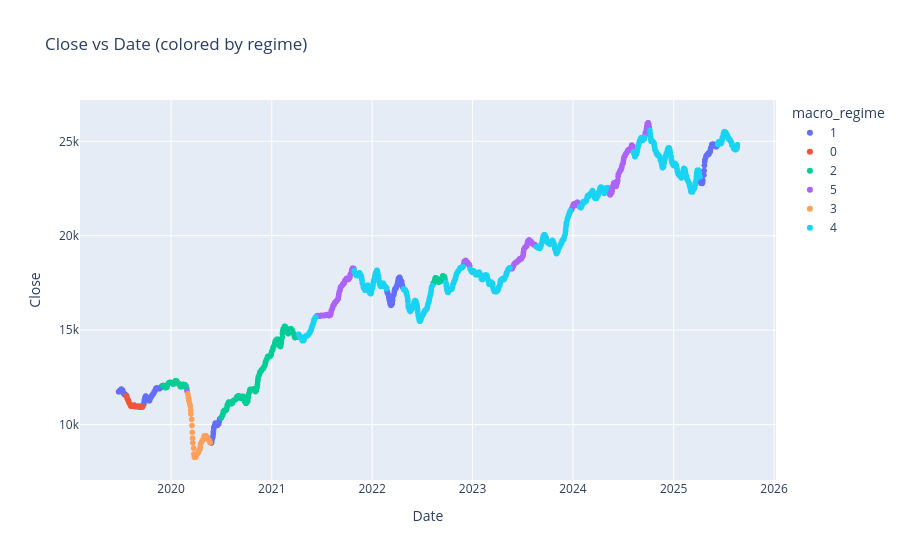
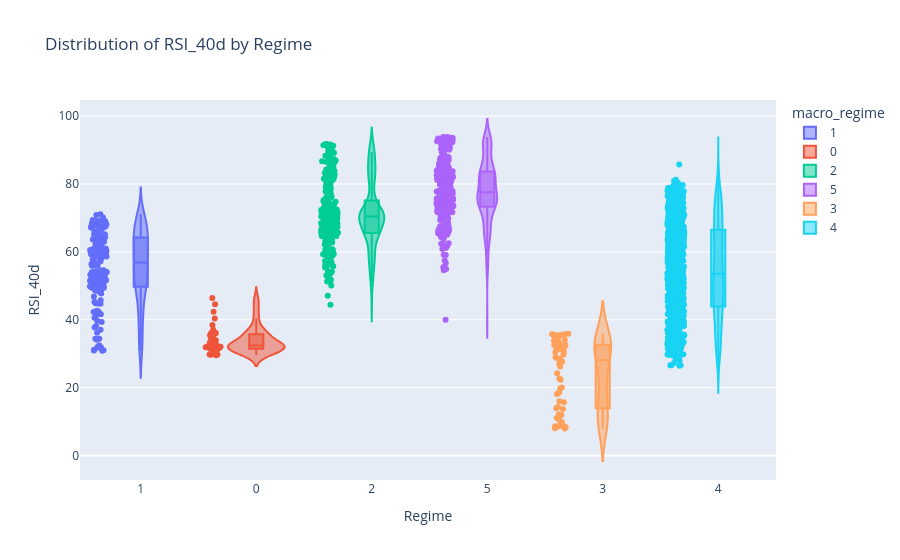
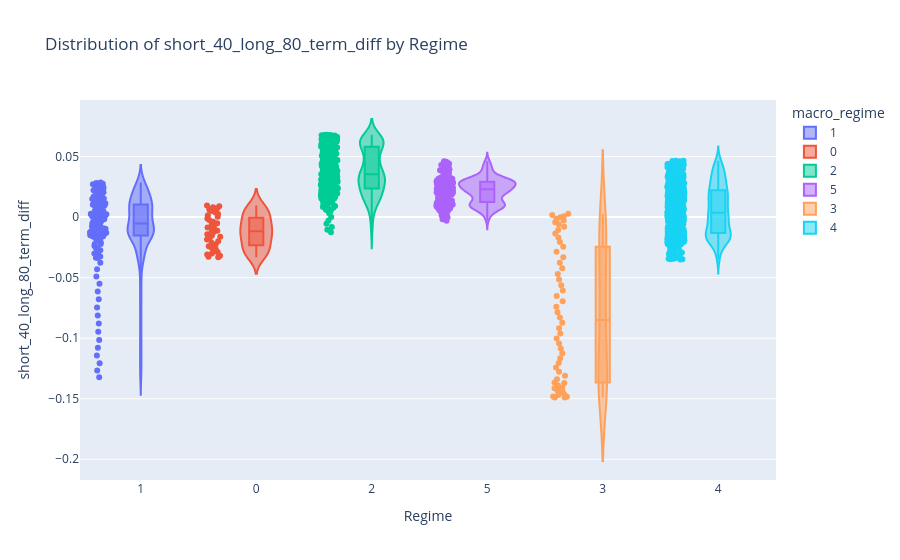
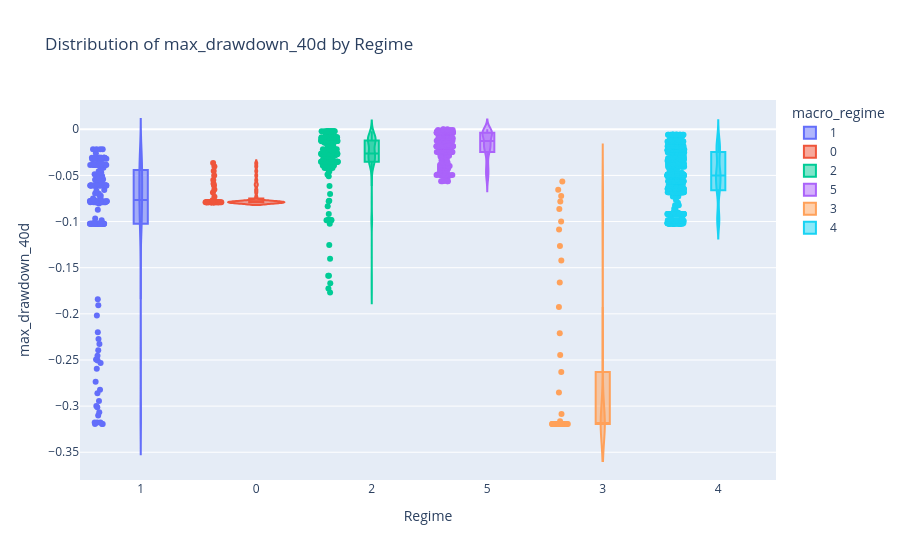

These figures' notebook cell, in order:
### Code cell
import plotly.express as px
import pandas as pd

def plot_graph_plotly(df):
    print(df["macro_regime"].value_counts())
    
    df = df.copy()
    df["macro_regime"] = df["macro_regime"].astype(str)  # ensure categorical

    for col in df.columns:
        if col == "macro_regime":
            continue

        if col.lower() == "close":
            # Scatter plot vs Date
            fig = px.scatter(
                df,
                x=df.index,
                y=col,
                color="macro_regime",
                labels={"x": "Date", "y": col, "color": "macro_regime"},
                title=f"{col} vs Date (colored by regime)",
                hover_data=[col]
            )
            fig.update_traces(marker=dict(size=6), selector=dict(mode='markers'))
            fig.update_layout(legend_title_text='macro_regime')
            fig.show()
        else:
            # Violin plot by regime
            fig = px.violin(
                df,
                x="macro_regime",
                y=col,
                color="macro_regime",
                box=True,  # show box inside violin
                points="all",  # show all points
                hover_data=[col],
                title=f"Distribution of {col} by Regime"
            )
            fig.update_layout(yaxis_title=col, xaxis_title="Regime")
            fig.show()

# Usage
plot_graph_plotly(mfe.final_df)

### Figure 1 — Plotly figure (JSON) as saved in the notebook; plotly's stock layout.template omitted (floating-point values rounded to 4 significant figures; data arrays with more than 128 entries replaced by an {"elided": "..."} marker saying what was removed)
{"data": [{"hovertemplate": "macro_regime=1<br>Date=%{x}<br>Close=%{y}<extra></extra>", "legendgroup": "1", "marker": {"color": "#636efa", "size": 6, "symbol": "circle"}, "mode": "markers", "name": "1", "showlegend": true, "type": "scattergl", "x": {"elided": "171 str values"}, "xaxis": "x", "y": {"elided": "171 float values"}, "yaxis": "y"}, {"hovertemplate": "macro_regime=0<br>Date=%{x}<br>Close=%{y}<extra></extra>", "legendgroup": "0", "marker": {"color": "#EF553B", "size": 6, "symbol": "circle"}, "mode": "markers", "name": "0", "showlegend": true, "type": "scattergl", "x": ["2019-07-23T00:00:00.000000", "2019-07-24T00:00:00.000000", "2019-07-25T00:00:00.000000", "2019-07-26T00:00:00.000000", "2019-07-29T00:00:00.000000", "2019-07-30T00:00:00.000000", "2019-07-31T00:00:00.000000", "2019-08-01T00:00:00.000000", "2019-08-02T00:00:00.000000", "2019-08-05T00:00:00.000000", "2019-08-06T00:00:00.000000", "2019-08-07T00:00:00.000000", "2019-08-08T00:00:00.000000", "2019-08-09T00:00:00.000000", "2019-08-13T00:00:00.000000", "2019-08-14T00:00:00.000000", "2019-08-16T00:00:00.000000", "2019-08-19T00:00:00.000000", "2019-08-20T00:00:00.000000", "2019-08-21T00:00:00.000000", "2019-08-22T00:00:00.000000", "2019-08-23T00:00:00.000000", "2019-08-26T00:00:00.000000", "2019-08-27T00:00:00.000000", "2019-08-28T00:00:00.000000", "2019-08-29T00:00:00.000000", "2019-08-30T00:00:00.000000", "2019-09-03T00:00:00.000000", "2019-09-04T00:00:00.000000", "2019-09-05T00:00:00.000000", "2019-09-06T00:00:00.000000", "2019-09-09T00:00:00.000000", "2019-09-11T00:00:00.000000", "2019-09-12T00:00:00.000000", "2019-09-13T00:00:00.000000", "2019-09-16T00:00:00.000000", "2019-09-17T00:00:00.000000", "2019-09-18T00:00:00.000000", "2019-09-19T00:00:00.000000", "2019-09-20T00:00:00.000000"], "xaxis": "x", "y": [11520.0, 11470.0, 11410.0, 11360.0, 11300.0, 11250.0, 11220.0, 11170.0, 11130.0, 11070.0, 11030.0, 10980.0, 10970.0, 10970.0, 10960.0, 10970.0, 10990.0, 11010.0, 11030.0, 11010.0, 10960.0, 10950.0, 10950.0, 10960.0, 10960.0, 10950.0, 10960.0, 10970.0, 10970.0, 10940.0, 10920.0, 10920.0, 10930.0, 10920.0, 10960.0, 10990.0, 10980.0, 10970.0, 10920.0, 10960.0], "yaxis": "y"}, {"hovertemplate": "macro_regime=2<br>Date=%{x}<br>Close=%{y}<extra></extra>", "legendgroup": "2", "marker": {"color": "#00cc96", "size": 6, "symbol": "circle"}, "mode": "markers", "name": "2", "showlegend": true, "type": "scattergl", "x": {"elided": "286 str values"}, "xaxis": "x", "y": {"elided": "286 float values"}, "yaxis": "y"}, {"hovertemplate": "macro_regime=5<br>Date=%{x}<br>Close=%{y}<extra></extra>", "legendgroup": "5", "marker": {"color": "#ab63fa", "size": 6, "symbol": "circle"}, "mode": "markers", "name": "5", "showlegend": true, "type": "scattergl", "x": {"elided": "277 str values"}, "xaxis": "x", "y": {"elided": "277 float values"}, "yaxis": "y"}, {"hovertemplate": "macro_regime=3<br>Date=%{x}<br>Close=%{y}<extra></extra>", "legendgroup": "3", "marker": {"color": "#FFA15A", "size": 6, "symbol": "circle"}, "mode": "markers", "name": "3", "showlegend": true, "type": "scattergl", "x": ["2020-03-02T00:00:00.000000", "2020-03-03T00:00:00.000000", "2020-03-04T00:00:00.000000", "2020-03-05T00:00:00.000000", "2020-03-06T00:00:00.000000", "2020-03-09T00:00:00.000000", "2020-03-11T00:00:00.000000", "2020-03-12T00:00:00.000000", "2020-03-13T00:00:00.000000", "2020-03-16T00:00:00.000000", "2020-03-17T00:00:00.000000", "2020-03-18T00:00:00.000000", "2020-03-19T00:00:00.000000", "2020-03-20T00:00:00.000000", "2020-03-23T00:00:00.000000", "2020-03-24T00:00:00.000000", "2020-03-25T00:00:00.000000", "2020-03-26T00:00:00.000000", "2020-03-27T00:00:00.000000", "2020-03-30T00:00:00.000000", "2020-03-31T00:00:00.000000", "2020-04-01T00:00:00.000000", "2020-04-03T00:00:00.000000", "2020-04-07T00:00:00.000000", "2020-04-08T00:00:00.000000", "2020-04-09T00:00:00.000000", "2020-04-13T00:00:00.000000", "2020-04-15T00:00:00.000000", "2020-04-16T00:00:00.000000", "2020-04-17T00:00:00.000000", "2020-04-20T00:00:00.000000", "2020-04-21T00:00:00.000000", "2020-04-22T00:00:00.000000", "2020-04-23T00:00:00.000000", "2020-04-24T00:00:00.000000", "2020-04-27T00:00:00.000000", "2020-04-28T00:00:00.000000", "2020-04-29T00:00:00.000000", "2020-04-30T00:00:00.000000", "2020-05-04T00:00:00.000000", "2020-05-05T00:00:00.000000", "2020-05-06T00:00:00.000000", "2020-05-07T00:00:00.000000", "2020-05-08T00:00:00.000000", "2020-05-11T00:00:00.000000", "2020-05-12T00:00:00.000000", "2020-05-13T00:00:00.000000", "2020-05-14T00:00:00.000000", "2020-05-15T00:00:00.000000", "2020-05-18T00:00:00.000000", "2020-05-19T00:00:00.000000", "2020-05-20T00:00:00.000000", "2020-05-21T00:00:00.000000", "2020-05-22T00:00:00.000000"], "xaxis": "x", "y": [11620.0, 11510.0, 11430.0, 11350.0, 11250.0, 11090.0, 10980.0, 10760.0, 10570.0, 10270.0, 9944.0, 9584.0, 9271.0, 9027.0, 8744.0, 8436.0, 8311.0, 8264.0, 8291.0, 8294.0, 8273.0, 8365.0, 8405.0, 8473.0, 8488.0, 8553.0, 8655.0, 8701.0, 8807.0, 8976.0, 9043.0, 9076.0, 9087.0, 9133.0, 9165.0, 9207.0, 9223.0, 9265.0, 9390.0, 9405.0, 9390.0, 9407.0, 9395.0, 9376.0, 9331.0, 9237.0, 9249.0, 9240.0, 9221.0, 9168.0, 9114.0, 9090.0, 9077.0, 9028.0], "yaxis": "y"}, {"hovertemplate": "macro_regime=4<br>Date=%{x}<br>Close=%{y}<extra></extra>", "legendgroup": "4", "marker": {"color": "#19d3f3", "size": 6, "symbol": "circle"}, "mode": "markers", "name": "4", "showlegend": true, "type": "scattergl", "x": {"elided": "693 str values"}, "xaxis": "x", "y": {"elided": "693 float values"}, "yaxis": "y"}], "layout": {"legend": {"title": {"text": "macro_regime"}, "tracegroupgap": 0}, "title": {"text": "Close vs Date (colored by regime)"}, "xaxis": {"anchor": "y", "domain": [0, 1], "title": {"text": "Date"}}, "yaxis": {"anchor": "x", "domain": [0, 1], "title": {"text": "Close"}}}}

### Figure 2 — Plotly figure (JSON) as saved in the notebook; plotly's stock layout.template omitted (floating-point values rounded to 4 significant figures; data arrays with more than 128 entries replaced by an {"elided": "..."} marker saying what was removed)
{"data": [{"alignmentgroup": "True", "box": {"visible": true}, "hovertemplate": "macro_regime=%{x}<br>RSI_40d=%{y}<extra></extra>", "legendgroup": "1", "marker": {"color": "#636efa"}, "name": "1", "offsetgroup": "1", "orientation": "v", "points": "all", "scalegroup": "True", "showlegend": true, "type": "violin", "x": {"elided": "171 str values"}, "x0": " ", "xaxis": "x", "y": {"elided": "171 float values"}, "y0": " ", "yaxis": "y"}, {"alignmentgroup": "True", "box": {"visible": true}, "hovertemplate": "macro_regime=%{x}<br>RSI_40d=%{y}<extra></extra>", "legendgroup": "0", "marker": {"color": "#EF553B"}, "name": "0", "offsetgroup": "0", "orientation": "v", "points": "all", "scalegroup": "True", "showlegend": true, "type": "violin", "x": ["0", "0", "0", "0", "0", "0", "0", "0", "0", "0", "0", "0", "0", "0", "0", "0", "0", "0", "0", "0", "0", "0", "0", "0", "0", "0", "0", "0", "0", "0", "0", "0", "0", "0", "0", "0", "0", "0", "0", "0"], "x0": " ", "xaxis": "x", "y": [46.42, 44.6, 42.4, 40.39, 38.5, 37.04, 36.08, 34.67, 33.61, 32.18, 31.02, 29.91, 29.74, 29.71, 29.53, 29.79, 31.31, 32.16, 33.46, 33.01, 31.58, 31.21, 31.45, 31.94, 31.91, 31.63, 32.56, 33.07, 33.21, 32.26, 31.56, 31.37, 32.22, 32.03, 34.7, 36.18, 36.02, 35.46, 33.94, 36.18], "y0": " ", "yaxis": "y"}, {"alignmentgroup": "True", "box": {"visible": true}, "hovertemplate": "macro_regime=%{x}<br>RSI_40d=%{y}<extra></extra>", "legendgroup": "2", "marker": {"color": "#00cc96"}, "name": "2", "offsetgroup": "2", "orientation": "v", "points": "all", "scalegroup": "True", "showlegend": true, "type": "violin", "x": {"elided": "286 str values"}, "x0": " ", "xaxis": "x", "y": {"elided": "286 float values"}, "y0": " ", "yaxis": "y"}, {"alignmentgroup": "True", "box": {"visible": true}, "hovertemplate": "macro_regime=%{x}<br>RSI_40d=%{y}<extra></extra>", "legendgroup": "5", "marker": {"color": "#ab63fa"}, "name": "5", "offsetgroup": "5", "orientation": "v", "points": "all", "scalegroup": "True", "showlegend": true, "type": "violin", "x": {"elided": "277 str values"}, "x0": " ", "xaxis": "x", "y": {"elided": "277 float values"}, "y0": " ", "yaxis": "y"}, {"alignmentgroup": "True", "box": {"visible": true}, "hovertemplate": "macro_regime=%{x}<br>RSI_40d=%{y}<extra></extra>", "legendgroup": "3", "marker": {"color": "#FFA15A"}, "name": "3", "offsetgroup": "3", "orientation": "v", "points": "all", "scalegroup": "True", "showlegend": true, "type": "violin", "x": ["3", "3", "3", "3", "3", "3", "3", "3", "3", "3", "3", "3", "3", "3", "3", "3", "3", "3", "3", "3", "3", "3", "3", "3", "3", "3", "3", "3", "3", "3", "3", "3", "3", "3", "3", "3", "3", "3", "3", "3", "3", "3", "3", "3", "3", "3", "3", "3", "3", "3", "3", "3", "3", "3"], "x0": " ", "xaxis": "x", "y": [35.51, 32.55, 30.61, 28.99, 27.07, 24.25, 22.72, 20.03, 18.11, 15.75, 13.7, 11.95, 10.73, 9.92, 9.103, 8.337, 8.053, 7.95, 8.653, 8.719, 8.666, 11.11, 12.17, 13.94, 14.34, 16.02, 18.61, 19.77, 22.34, 26.23, 27.7, 28.43, 28.67, 29.68, 30.41, 31.34, 31.7, 32.64, 35.39, 35.72, 35.53, 35.9, 35.75, 35.52, 34.94, 33.75, 34.06, 33.94, 33.7, 33.0, 32.33, 32.01, 31.85, 31.22], "y0": " ", "yaxis": "y"}, {"alignmentgroup": "True", "box": {"visible": true}, "hovertemplate": "macro_regime=%{x}<br>RSI_40d=%{y}<extra></extra>", "legendgroup": "4", "marker": {"color": "#19d3f3"}, "name": "4", "offsetgroup": "4", "orientation": "v", "points": "all", "scalegroup": "True", "showlegend": true, "type": "violin", "x": {"elided": "693 str values"}, "x0": " ", "xaxis": "x", "y": {"elided": "693 float values"}, "y0": " ", "yaxis": "y"}], "layout": {"legend": {"title": {"text": "macro_regime"}, "tracegroupgap": 0}, "title": {"text": "Distribution of RSI_40d by Regime"}, "violinmode": "overlay", "xaxis": {"anchor": "y", "categoryarray": ["1", "0", "2", "5", "3", "4"], "categoryorder": "array", "domain": [0, 1], "title": {"text": "Regime"}}, "yaxis": {"anchor": "x", "domain": [0, 1], "title": {"text": "RSI_40d"}}}}

### Figure 3 — Plotly figure (JSON) as saved in the notebook; plotly's stock layout.template omitted (floating-point values rounded to 4 significant figures; data arrays with more than 128 entries replaced by an {"elided": "..."} marker saying what was removed)
{"data": [{"alignmentgroup": "True", "box": {"visible": true}, "hovertemplate": "macro_regime=%{x}<br>short_40_long_80_term_diff=%{y}<extra></extra>", "legendgroup": "1", "marker": {"color": "#636efa"}, "name": "1", "offsetgroup": "1", "orientation": "v", "points": "all", "scalegroup": "True", "showlegend": true, "type": "violin", "x": {"elided": "171 str values"}, "x0": " ", "xaxis": "x", "y": {"elided": "171 float values"}, "y0": " ", "yaxis": "y"}, {"alignmentgroup": "True", "box": {"visible": true}, "hovertemplate": "macro_regime=%{x}<br>short_40_long_80_term_diff=%{y}<extra></extra>", "legendgroup": "0", "marker": {"color": "#EF553B"}, "name": "0", "offsetgroup": "0", "orientation": "v", "points": "all", "scalegroup": "True", "showlegend": true, "type": "violin", "x": ["0", "0", "0", "0", "0", "0", "0", "0", "0", "0", "0", "0", "0", "0", "0", "0", "0", "0", "0", "0", "0", "0", "0", "0", "0", "0", "0", "0", "0", "0", "0", "0", "0", "0", "0", "0", "0", "0", "0", "0"], "x0": " ", "xaxis": "x", "y": [0.009648, 0.008934, 0.008151, 0.007251, 0.006253, 0.005101, 0.003887, 0.002679, 0.001473, 0.0002098, -0.001099, -0.00247, -0.003818, -0.005109, -0.006345, -0.007505, -0.008544, -0.009539, -0.01046, -0.01131, -0.01221, -0.01317, -0.01419, -0.01523, -0.01627, -0.01738, -0.01858, -0.01987, -0.02121, -0.02258, -0.02399, -0.02537, -0.02671, -0.02797, -0.02907, -0.03001, -0.03094, -0.0318, -0.03263, -0.03323], "y0": " ", "yaxis": "y"}, {"alignmentgroup": "True", "box": {"visible": true}, "hovertemplate": "macro_regime=%{x}<br>short_40_long_80_term_diff=%{y}<extra></extra>", "legendgroup": "2", "marker": {"color": "#00cc96"}, "name": "2", "offsetgroup": "2", "orientation": "v", "points": "all", "scalegroup": "True", "showlegend": true, "type": "violin", "x": {"elided": "286 str values"}, "x0": " ", "xaxis": "x", "y": {"elided": "286 float values"}, "y0": " ", "yaxis": "y"}, {"alignmentgroup": "True", "box": {"visible": true}, "hovertemplate": "macro_regime=%{x}<br>short_40_long_80_term_diff=%{y}<extra></extra>", "legendgroup": "5", "marker": {"color": "#ab63fa"}, "name": "5", "offsetgroup": "5", "orientation": "v", "points": "all", "scalegroup": "True", "showlegend": true, "type": "violin", "x": {"elided": "277 str values"}, "x0": " ", "xaxis": "x", "y": {"elided": "277 float values"}, "y0": " ", "yaxis": "y"}, {"alignmentgroup": "True", "box": {"visible": true}, "hovertemplate": "macro_regime=%{x}<br>short_40_long_80_term_diff=%{y}<extra></extra>", "legendgroup": "3", "marker": {"color": "#FFA15A"}, "name": "3", "offsetgroup": "3", "orientation": "v", "points": "all", "scalegroup": "True", "showlegend": true, "type": "violin", "x": ["3", "3", "3", "3", "3", "3", "3", "3", "3", "3", "3", "3", "3", "3", "3", "3", "3", "3", "3", "3", "3", "3", "3", "3", "3", "3", "3", "3", "3", "3", "3", "3", "3", "3", "3", "3", "3", "3", "3", "3", "3", "3", "3", "3", "3", "3", "3", "3", "3", "3", "3", "3", "3", "3"], "x0": " ", "xaxis": "x", "y": [0.002809, 0.001823, 0.0008169, -0.0001965, -0.001336, -0.002687, -0.004171, -0.005946, -0.008047, -0.01055, -0.01351, -0.01687, -0.02055, -0.02444, -0.0286, -0.0331, -0.03771, -0.04232, -0.04692, -0.05154, -0.05619, -0.06067, -0.06509, -0.06951, -0.07401, -0.07848, -0.08286, -0.08727, -0.09173, -0.09604, -0.1002, -0.1044, -0.1084, -0.1125, -0.1165, -0.1204, -0.1241, -0.1277, -0.131, -0.134, -0.1366, -0.139, -0.1412, -0.1434, -0.1453, -0.1469, -0.1482, -0.1489, -0.1491, -0.1484, -0.1469, -0.1443, -0.141, -0.137], "y0": " ", "yaxis": "y"}, {"alignmentgroup": "True", "box": {"visible": true}, "hovertemplate": "macro_regime=%{x}<br>short_40_long_80_term_diff=%{y}<extra></extra>", "legendgroup": "4", "marker": {"color": "#19d3f3"}, "name": "4", "offsetgroup": "4", "orientation": "v", "points": "all", "scalegroup": "True", "showlegend": true, "type": "violin", "x": {"elided": "693 str values"}, "x0": " ", "xaxis": "x", "y": {"elided": "693 float values"}, "y0": " ", "yaxis": "y"}], "layout": {"legend": {"title": {"text": "macro_regime"}, "tracegroupgap": 0}, "title": {"text": "Distribution of short_40_long_80_term_diff by Regime"}, "violinmode": "overlay", "xaxis": {"anchor": "y", "categoryarray": ["1", "0", "2", "5", "3", "4"], "categoryorder": "array", "domain": [0, 1], "title": {"text": "Regime"}}, "yaxis": {"anchor": "x", "domain": [0, 1], "title": {"text": "short_40_long_80_term_diff"}}}}

### Figure 4 — Plotly figure (JSON) as saved in the notebook; plotly's stock layout.template omitted (floating-point values rounded to 4 significant figures; data arrays with more than 128 entries replaced by an {"elided": "..."} marker saying what was removed)
{"data": [{"alignmentgroup": "True", "box": {"visible": true}, "hovertemplate": "macro_regime=%{x}<br>max_drawdown_40d=%{y}<extra></extra>", "legendgroup": "1", "marker": {"color": "#636efa"}, "name": "1", "offsetgroup": "1", "orientation": "v", "points": "all", "scalegroup": "True", "showlegend": true, "type": "violin", "x": {"elided": "171 str values"}, "x0": " ", "xaxis": "x", "y": {"elided": "171 float values"}, "y0": " ", "yaxis": "y"}, {"alignmentgroup": "True", "box": {"visible": true}, "hovertemplate": "macro_regime=%{x}<br>max_drawdown_40d=%{y}<extra></extra>", "legendgroup": "0", "marker": {"color": "#EF553B"}, "name": "0", "offsetgroup": "0", "orientation": "v", "points": "all", "scalegroup": "True", "showlegend": true, "type": "violin", "x": ["0", "0", "0", "0", "0", "0", "0", "0", "0", "0", "0", "0", "0", "0", "0", "0", "0", "0", "0", "0", "0", "0", "0", "0", "0", "0", "0", "0", "0", "0", "0", "0", "0", "0", "0", "0", "0", "0", "0", "0"], "x0": " ", "xaxis": "x", "y": [-0.03658, -0.04037, -0.04527, -0.05009, -0.05496, -0.05895, -0.06103, -0.06523, -0.0685, -0.07316, -0.077, -0.07906, -0.07906, -0.07906, -0.07906, -0.07906, -0.07906, -0.07906, -0.07906, -0.07906, -0.07906, -0.07906, -0.07906, -0.07906, -0.07906, -0.07906, -0.07906, -0.07906, -0.07906, -0.07906, -0.07906, -0.07906, -0.07906, -0.07906, -0.07906, -0.07906, -0.07906, -0.07906, -0.07906, -0.07906], "y0": " ", "yaxis": "y"}, {"alignmentgroup": "True", "box": {"visible": true}, "hovertemplate": "macro_regime=%{x}<br>max_drawdown_40d=%{y}<extra></extra>", "legendgroup": "2", "marker": {"color": "#00cc96"}, "name": "2", "offsetgroup": "2", "orientation": "v", "points": "all", "scalegroup": "True", "showlegend": true, "type": "violin", "x": {"elided": "286 str values"}, "x0": " ", "xaxis": "x", "y": {"elided": "286 float values"}, "y0": " ", "yaxis": "y"}, {"alignmentgroup": "True", "box": {"visible": true}, "hovertemplate": "macro_regime=%{x}<br>max_drawdown_40d=%{y}<extra></extra>", "legendgroup": "5", "marker": {"color": "#ab63fa"}, "name": "5", "offsetgroup": "5", "orientation": "v", "points": "all", "scalegroup": "True", "showlegend": true, "type": "violin", "x": {"elided": "277 str values"}, "x0": " ", "xaxis": "x", "y": {"elided": "277 float values"}, "y0": " ", "yaxis": "y"}, {"alignmentgroup": "True", "box": {"visible": true}, "hovertemplate": "macro_regime=%{x}<br>max_drawdown_40d=%{y}<extra></extra>", "legendgroup": "3", "marker": {"color": "#FFA15A"}, "name": "3", "offsetgroup": "3", "orientation": "v", "points": "all", "scalegroup": "True", "showlegend": true, "type": "violin", "x": ["3", "3", "3", "3", "3", "3", "3", "3", "3", "3", "3", "3", "3", "3", "3", "3", "3", "3", "3", "3", "3", "3", "3", "3", "3", "3", "3", "3", "3", "3", "3", "3", "3", "3", "3", "3", "3", "3", "3", "3", "3", "3", "3", "3", "3", "3", "3", "3", "3", "3", "3", "3", "3", "3"], "x0": " ", "xaxis": "x", "y": [-0.05648, -0.0655, -0.07221, -0.07834, -0.08633, -0.1, -0.1087, -0.1265, -0.1422, -0.166, -0.1927, -0.2211, -0.2446, -0.263, -0.2853, -0.3085, -0.3164, -0.3195, -0.3195, -0.3195, -0.3195, -0.3195, -0.3195, -0.3195, -0.3195, -0.3195, -0.3195, -0.3195, -0.3195, -0.3195, -0.3195, -0.3195, -0.3195, -0.3195, -0.3195, -0.3195, -0.3195, -0.3195, -0.3195, -0.3195, -0.3195, -0.3195, -0.3195, -0.3195, -0.3195, -0.3195, -0.3195, -0.3195, -0.3195, -0.3195, -0.3195, -0.3195, -0.3195, -0.3195], "y0": " ", "yaxis": "y"}, {"alignmentgroup": "True", "box": {"visible": true}, "hovertemplate": "macro_regime=%{x}<br>max_drawdown_40d=%{y}<extra></extra>", "legendgroup": "4", "marker": {"color": "#19d3f3"}, "name": "4", "offsetgroup": "4", "orientation": "v", "points": "all", "scalegroup": "True", "showlegend": true, "type": "violin", "x": {"elided": "693 str values"}, "x0": " ", "xaxis": "x", "y": {"elided": "693 float values"}, "y0": " ", "yaxis": "y"}], "layout": {"legend": {"title": {"text": "macro_regime"}, "tracegroupgap": 0}, "title": {"text": "Distribution of max_drawdown_40d by Regime"}, "violinmode": "overlay", "xaxis": {"anchor": "y", "categoryarray": ["1", "0", "2", "5", "3", "4"], "categoryorder": "array", "domain": [0, 1], "title": {"text": "Regime"}}, "yaxis": {"anchor": "x", "domain": [0, 1], "title": {"text": "max_drawdown_40d"}}}}
